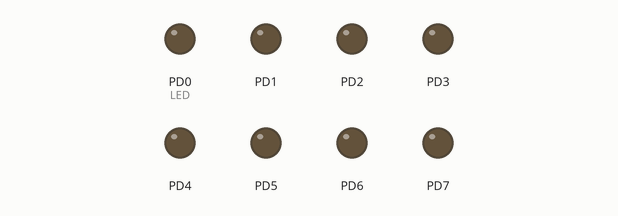
A program run on a simulated ATmega328P, built with avr-gcc and emulated at 16 MHz. Shown: output pins drawn as LEDs (lit = HIGH).

Above: at 2.5 s.
At 5.1 s:
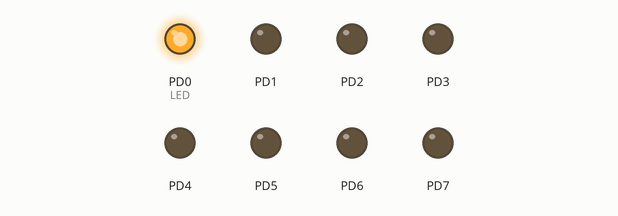
Timing chart, 0 to 5.5 s (numbered marks = the images above):
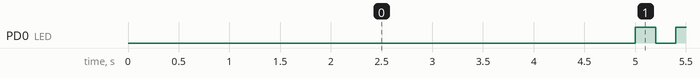

The program:

main.c
```c
/*
 * Praktikum03.c
 *
 * Created: 29/11/2021 08:37:07
 * Author : haypsilcn
 */

#include <avr/io.h>

#define F_CPU 16000000UL
#include <avr/interrupt.h>

#define LED PIND0

volatile uint32_t systemClk = 0;

void setUp_Timer0() {
	TCCR0A = (1 << WGM01);					// enable CTC mode of Timer/Counter 0 Control Register A
	TCCR0B |= (1 << CS01) | (1 << CS00);	// set Prescaler 64
	OCR0A = 249;							// set up Output Comparison Register A for Timer0 to generate an interrupt when timer counter and OCR0A are equals
											// F_TimerInterrupt = F_clk / ( (prescaler) x (OCR + 1) )
											// => OCR = F_clk / (F_TimerInterrupt x prescaler) - 1 = ( 16MHz/(1000Hz x 64) ) - 1 = 249
	TIMSK0 = (1 << OCIE0A);					// enable interrupt
}

ISR(TIMER0_COMPA_vect) {
	systemClk++;
}

void waitFor(uint32_t ms) {
	uint32_t currentTime = systemClk + ms;
	while (systemClk < currentTime) {}
}

void waitUntil(uint32_t ms) {
	while (systemClk <= ms) {}
}

int main(void)
{
    /* Replace with your application code */

	DDRD = 0xff;							// Data direction register D (D0) as output
	PORTD = 0x00;
	setUp_Timer0();
	sei();									// set global interrupt enable

	waitUntil(5000);						// wait until 5s from the beginning then turn on LED
	PORTD |= (1 << LED);					// setting bit for LED
    while (1)
    {
		waitFor(200);						// wait for 0.2s then toggle LED
		PORTD ^= (1 << LED);				// toggling LED
    }
}
```

Measured:
- by itself, PD0 (LED): moves between LOW and HIGH, repeating every 4.2 s
- by itself, everything shown: repeats every 11.3 s, in 54 steps
